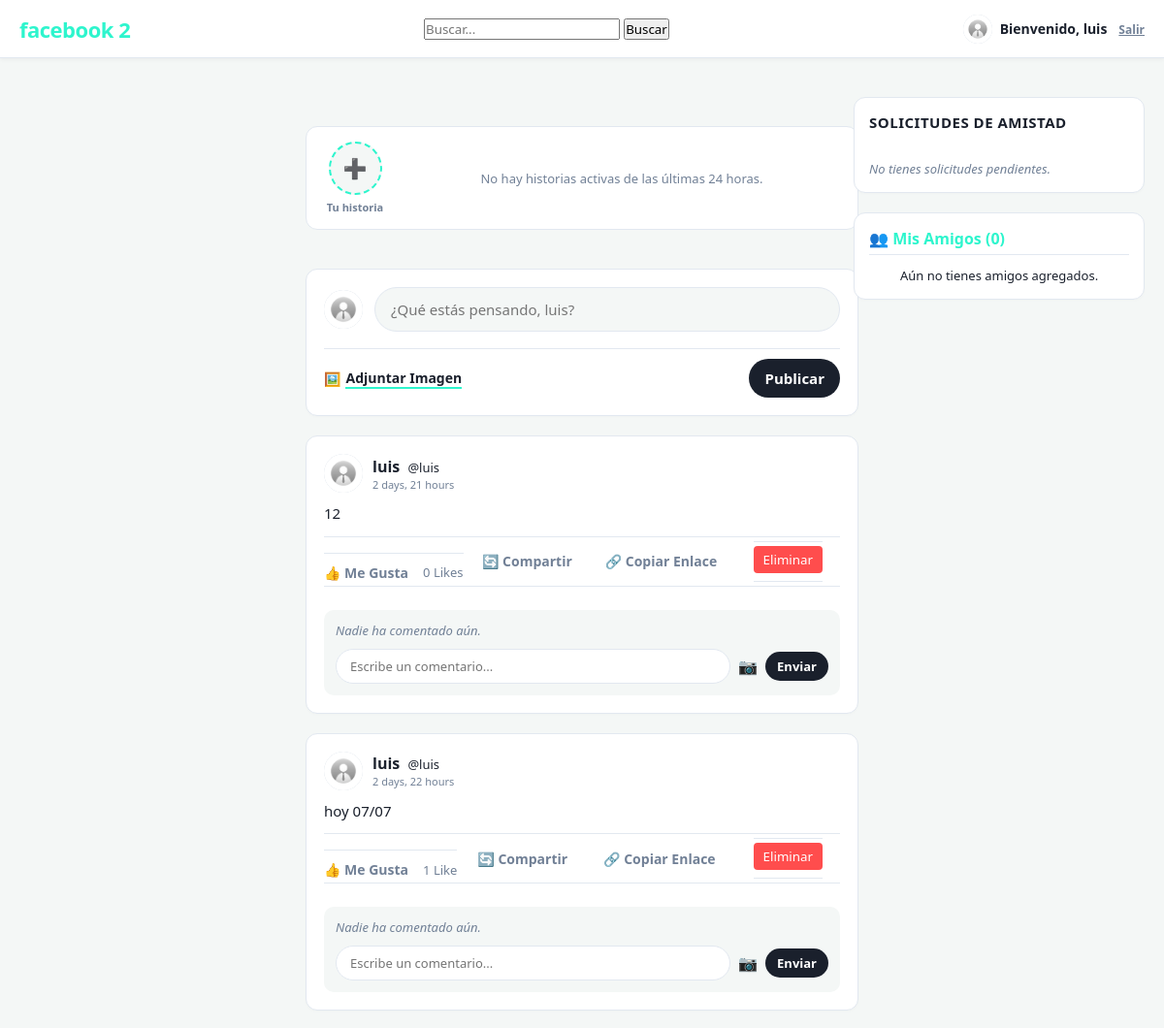
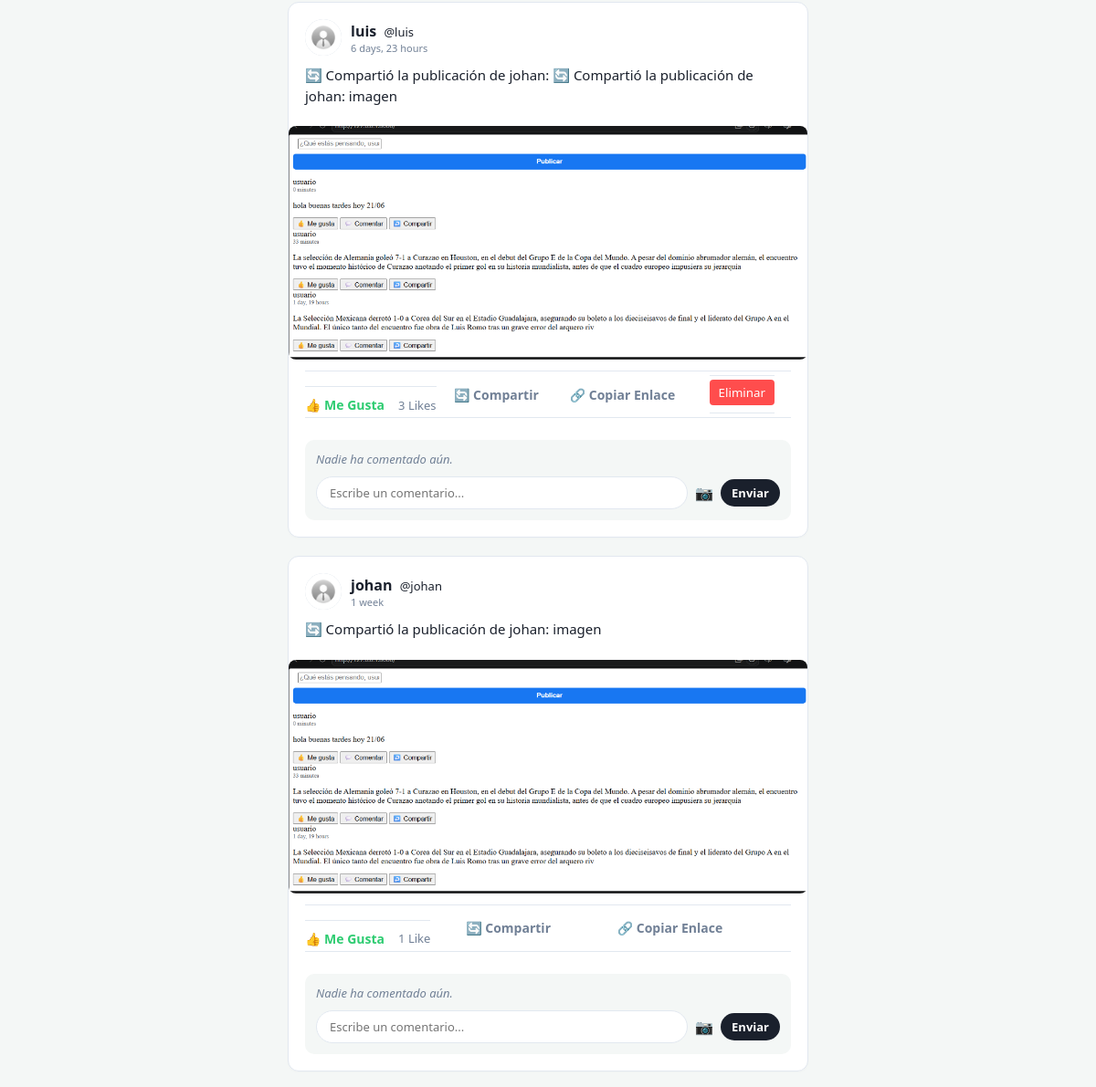
The app's page / (signed in, upper part), older data (2 pictures, top to bottom).
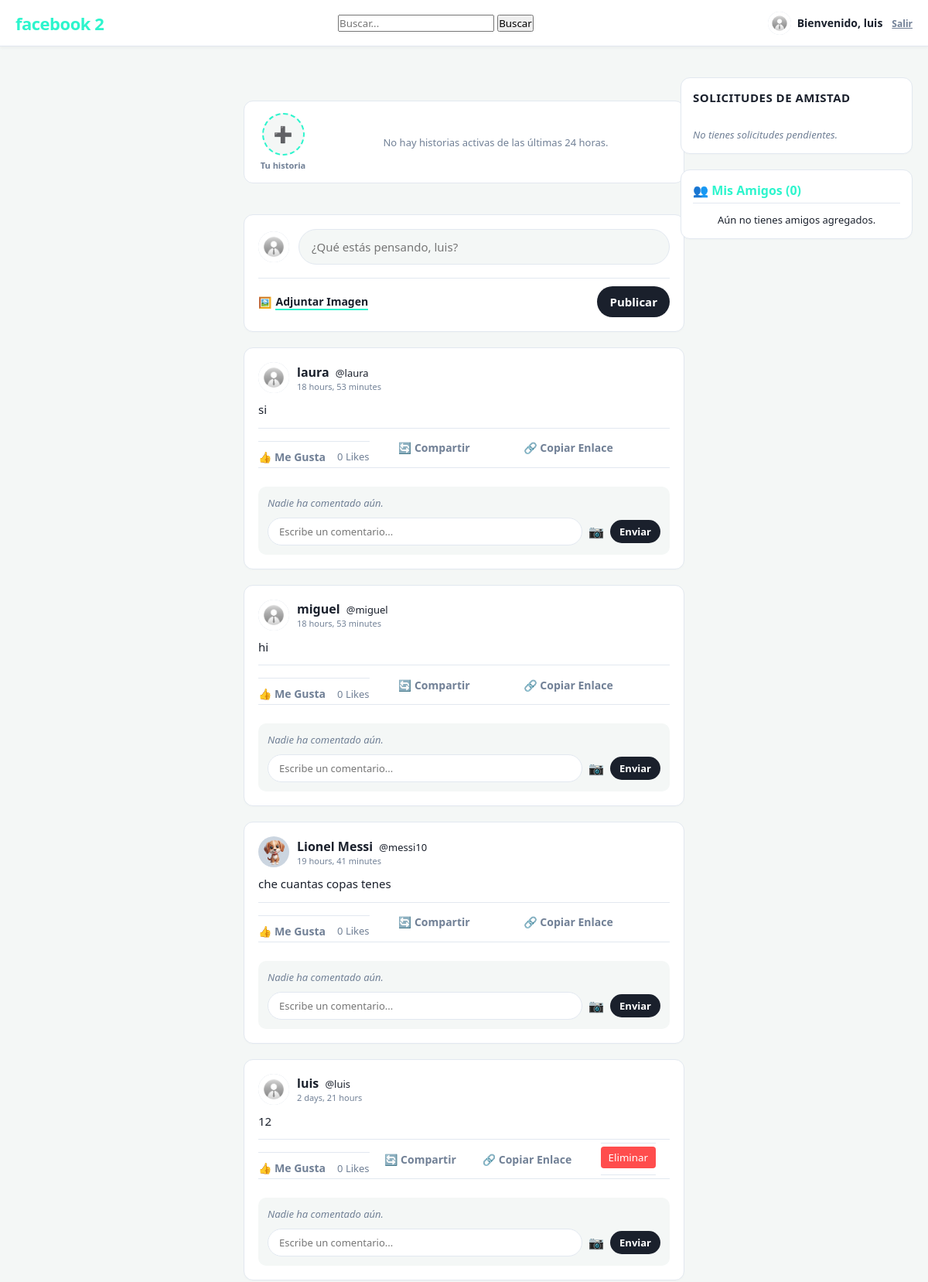
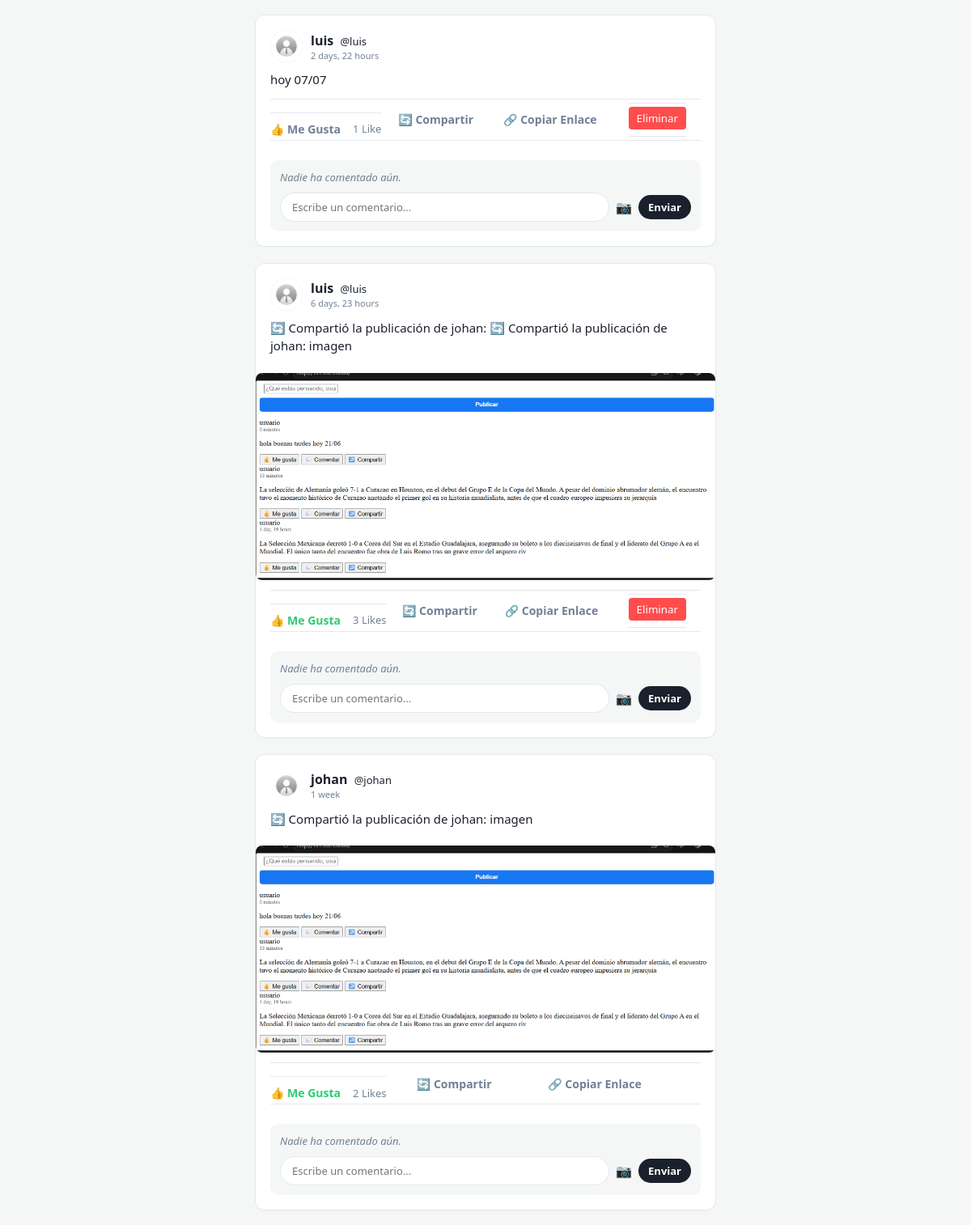
The same page, newer data (2 pictures, top to bottom).
### app1/models.py (models this page shows, shortened)
class Publicacion(models.Model):
    usuario = models.ForeignKey(User, on_delete=models.CASCADE, related_name='publicaciones')
    contenido = models.TextField(max_length=500)
    archivo = models.FileField(
        upload_to='posts/',
        blank=True,
        null=True,
        validators=[FileExtensionValidator(allowed_extensions=['jpg', 'jpeg', 'png', 'gif', 'mp4'])]
    )
    fecha_creacion = models.DateTimeField(auto_now_add=True)
    likes = models.ManyToManyField(User, related_name='posts_gustados', blank=True)
    class Meta:
        ordering = ['-fecha_creacion']
    def total_likes(self):
        return self.likes.count()

class Perfil(models.Model):
    usuario = models.OneToOneField(User, on_delete=models.CASCADE, related_name='perfil')
    avatar = models.ImageField(upload_to='avatars/', blank=True, null=True)
    amigos = models.ManyToManyField(User, related_name='mis_amigos', blank=True)
    ultima_conexion = models.DateTimeField(default=timezone.now) # 🆕 Campo para rastrear el estado Online
    def nombre_completo(self):
        if self.usuario.first_name and self.usuario.last_name:
            return f"{self.usuario.first_name} {self.usuario.last_name}"
        elif self.usuario.first_name:
            return self.usuario.first_name
        return self.usuario.username
    @property
    def url_avatar(self):
        if self.avatar and hasattr(self.avatar, 'url'):
            ruta_fisica = os.path.join(settings.MEDIA_ROOT, self.avatar.name)
            if os.path.exists(ruta_fisica):
                return self.avatar.url
        return '/static/images/default-avatar.png'

### app1/views.py (the view, shortened to what this page needs)
# urls.py: path('', views.feed_home, name='feed_home'),
@login_required
@login_required
def feed_home(request):
    if request.method == 'POST' and 'subir_historia' in request.POST:
        archivo_historia = request.FILES.get('archivo_historia')
        if archivo_historia:
            Historia.objects.create(usuario=request.user, archivo=archivo_historia)
        return redirect('feed_home')
    hace_24_horas = timezone.now() - timedelta(hours=24)
    historias_activas = Historia.objects.filter(fecha_creacion__gte=hace_24_horas).order_by('-fecha_creacion')
    busqueda = request.GET.get('q')
    usuarios_encontrados = []
    if busqueda:  # 👈 ¡ESTE CONDICIONAL EVITA EL ERROR DE NONE!
        usuarios_encontrados = User.objects.filter(username__icontains=busqueda).exclude(id=request.user.id)
        todos_los_posts = Publicacion.objects.filter(
            Q(contenido__icontains=busqueda) | Q(usuario__username__icontains=busqueda)
        ).order_by('-fecha_creacion')  # 👈 Asegúrate de si tu campo es 'fecha_creacion' o 'fecha_publicacion'
        posts_compartidos = PublicacionCompartida.objects.filter(
            Q(publicacion_original__contenido__icontains=busqueda) |
            Q(usuario_que_comparte__username__icontains=busqueda)
        ).order_by('-fecha_compartido')
    else:
        todos_los_posts = Publicacion.objects.all().order_by('-fecha_creacion')
        posts_compartidos = PublicacionCompartida.objects.all().order_by('-fecha_compartido')
    solicitudes = SolicitudAmistad.objects.filter(destinatario=request.user)
    mis_amigos = request.user.perfil.amigos.all()
    contexto = {
        'posts': todos_los_posts,
        'posts_compartidos': posts_compartidos,
        'historias': historias_activas,
        'solicitudes': solicitudes,
        'mis_amigos': mis_amigos,
        'busqueda': busqueda,
        'usuarios_encontrados': usuarios_encontrados,
        'mis_amigos': request.user.perfil.amigos.all(),
    }
    return render(request, 'feed.html', contexto)

### templates/feed.html (shortened to what the changed rows need)
{% load static %}
<!DOCTYPE html>
<html lang="es">
<head>
</head>
<body>
<main class="main-container" style="max-width: 600px; margin: 20px auto; padding: 0 15px; display: flex; flex-direction: column; gap: 20px;">
    <div style="display: flex; flex-direction: column; gap: 20px; min-width: 0;">
    {% for post in posts %}
    <div class="card post">
        <div class="post-padding">
            <div class="post-header" style="display: flex; align-items: center; gap: 10px;">
    {% if post.usuario.perfil.avatar %}
        <img src="{{ post.usuario.perfil.avatar.url }}"
            class="avatar"
            style="object-fit: cover; width: 40px; height: 40px; border-radius: 50%;"
            alt="Avatar"
            onerror="this.onerror=null; this.src='{% static 'images/default-avatar.png' %}';">
    {% else %}
        <img src="{% static 'images/default-avatar.png' %}"
            class="avatar"
            style="object-fit: cover; width: 40px; height: 40px; border-radius: 50%;"
            alt="Avatar">
    {% endif %}
    <div>
        <div>
            <strong>{{ post.usuario.perfil.nombre_completo|default:post.usuario.username }}</strong>
            <span class="text-muted" style="font-size: 13px; margin-left: 4px;">@{{ post.usuario.username }}</span>
        </div>
        <div class="post-date" style="font-size: 11px; color: var(--text-muted);">{{ post.fecha_creacion|timesince }}</div>
    </div>
</div>
            <div class="post-body" style="margin-top: 10px;">
                <p>{{ post.contenido }}</p>
            </div>
        </div>
        {% if post.archivo %}
            {% if post.archivo.url|lower|slice:"-4:" == ".mp4" %}
                <video controls style="width: 100%; max-height: 450px; border-radius: 8px; margin-top: 10px; background-color: #000;">
                    <source src="{{ post.archivo.url }}" type="video/mp4">
                    Tu navegador no soporta la reproducción de video.
                </video>
            {% else %}
                <img src="{{ post.archivo.url }}" class="post-image" style="width: 100%; max-height: 500px; object-fit: cover; border-radius: 8px; margin-top: 10px;">
            {% endif %}
        {% endif %}
        <div class="post-actions">
            <div style="display: flex; align-items: center; gap: 15px; margin-top: 12px; padding-top: 10px; border-top: 1px solid var(--border-color);">
                <form method="POST" action="{% url 'dar_like' post.id %}">
                    <button type="submit" style="background: none; border: none; cursor: pointer; display: flex; align-items: center; gap: 6px; font-size: 14px; font-weight: 600; color: {% if request.user in post.likes.all %}#2ecc71{% else %}var(--text-muted){% endif %};">
                        👍 Me Gusta
                    </button>
                </form>
                <span style="font-size: 13px; color: var(--text-muted); font-weight: 500;">
                    {{ post.total_likes }} {{ post.total_likes|pluralize:"Like,Likes" }}
                </span>
            </div>
            <form method="POST" action="{% url 'compartir_post' post.id %}" style="flex-grow: 1; display: flex;">
                <button type="submit" class="btn-action" style="width: 100%;">
                    🔄 Compartir
                </button>
            </form>
            <button class="btn-action" style="flex-grow: 1;" onclick="copiarEnlace('{{ request.meta.HTTP_HOST }}/post/{{ post.id }}', this)">
                🔗 Copiar Enlace
            </button>
            <div class="post-actions">
                {% if post.usuario == request.user %}
                    <form action="{% url 'eliminar_post' post.id %}" method="POST" style="margin: 0;" onsubmit="return confirm('¿Estás seguro de que deseas eliminar de forma permanente esta publicación?');">
                        <button type="submit" class="btn-eliminar" style="background-color: #ff4d4d; color: white; border: none; padding: 5px 10px; cursor: pointer; border-radius: 4px;">
                            Eliminar
                        </button>
                    </form>
                {% endif %}
            </div>
        </div>
        <div class="comments-section">
            <div class="comments-list">
                {% for comentario in post.comentarios.all %}
                    <div class="comment-bubble">
                        <div style="display: flex; align-items: center; gap: 6px; margin-bottom: 4px;">
                            {% if comentario.usuario.perfil.avatar %}
                                <img src="{{ comentario.usuario.perfil.avatar.url }}" class="avatar" style="width:24px; height:24px; object-fit: cover;">
                            {% else %}
                                <div class="avatar" style="width:24px; height:24px; background-color: var(--primary-color);"></div>
                            {% endif %}
                            <span class="comment-user">{% if comentario.usuario.first_name %}{{ comentario.usuario.first_name }} {{ comentario.usuario.last_name }}{% else %}{{ comentario.usuario.username }}{% endif %}</span>
                        </div>
                        <p class="comment-text">{{ comentario.contenido }}</p>
                        {% if comentario.imagen %}
                        <img src="{{ comentario.imagen.url }}" style="max-width: 200px; max-height: 150px; border-radius: 8px; display: block; margin-top: 5px; border: 1px solid var(--border-color);">
                        {% endif %}
                    </div>
                {% empty %}
                    <p style="color: var(--text-muted); font-size: 13px; font-style: italic;">Nadie ha comentado aún.</p>
                {% endfor %}
            </div>
            <form method="POST" action="{% url 'agregar_comentario' post.id %}" enctype="multipart/form-data" class="comment-form">
                <input type="text" name="contenido_comentario" class="comment-input" placeholder="Escribe un comentario...">
                <label style="cursor: pointer; font-size: 16px;" title="Adjuntar imagen al comentario">
                    📷
                </label>
                <button type="submit" class="btn-comment-submit">Enviar</button>
            </form>
        </div>
    </div>
    {% empty %}
    <p class="text-muted text-center">No hay publicaciones originales aún.</p>
{% endfor %}
</main>
</body>
</html>

Row changes from the older to the newer data that the page shows:
added Publicacion: usuario.perfil.nombre_completo "laura", usuario.username "laura", fecha_creacion "18 hours, 53 minutes", contenido "si", total_likes "0"
added Publicacion: usuario.perfil.nombre_completo "miguel", usuario.username "miguel", fecha_creacion "18 hours, 53 minutes", contenido "hi", total_likes "0"
added Publicacion: usuario.perfil.avatar (placeholder picture), usuario.perfil.nombre_completo "Lionel Messi", usuario.username "messi10", fecha_creacion "19 hours, 41 minutes", contenido "che cuantas copas tenes", total_likes "0"
computed for Publicacion "🔄 Compartió la publicación de johan: imagen": total_likes "1" → "2"
